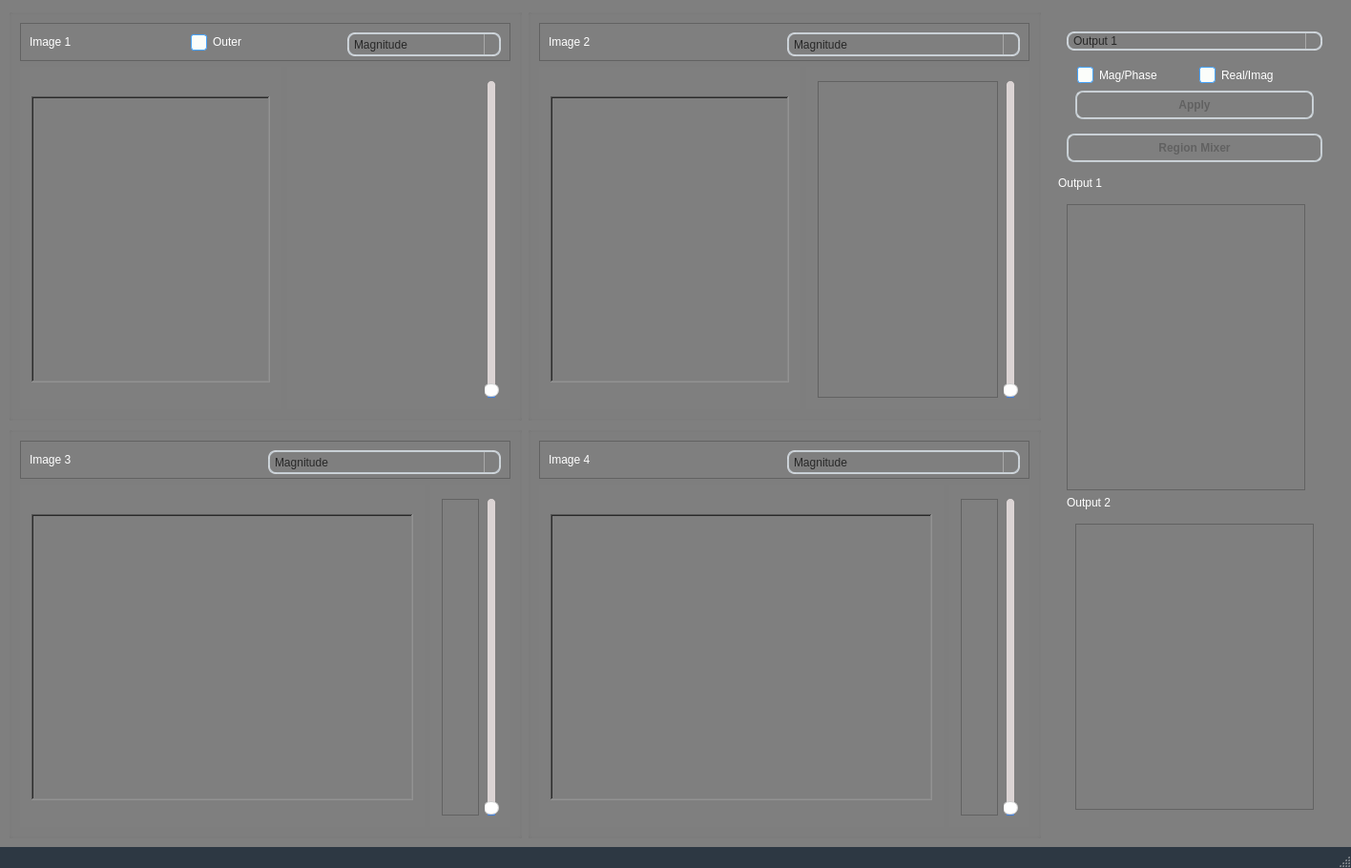
<?xml version="1.0" encoding="UTF-8"?>
<ui version="4.0">
 <class>MainWindow</class>
 <widget class="QMainWindow" name="MainWindow">
  <property name="geometry">
   <rect>
    <x>0</x>
    <y>0</y>
    <width>1116</width>
    <height>716</height>
   </rect>
  </property>
  <property name="windowTitle">
   <string>MainWindow</string>
  </property>
  <property name="styleSheet">
   <string notr="true">
QMainWindow {
    background-color:#2d3843;
}
QPushButton, QToolButton, QCommandLinkButton{
    padding: 0 5px 0 5px;
    border-style: solid;
    border-top-color: qlineargradient(spread:pad, x1:0, y1:0, x2:0, y2:1, stop:0 #c1c9cf, stop:1 #d2d8dd);
    border-right-color: qlineargradient(spread:pad, x1:1, y1:0, x2:0, y2:0, stop:0 #c1c9cf, stop:1 #d2d8dd);
    border-bottom-color: qlineargradient(spread:pad, x1:0, y1:1, x2:0, y2:0, stop:0 #c1c9cf, stop:1 #d2d8dd);
    border-left-color: qlineargradient(spread:pad, x1:0, y1:0, x2:1, y2:0, stop:0 #c1c9cf, stop:1 #d2d8dd);
    border-width: 2px;
    border-radius: 8px;
    color: #616161;
    font-weight: bold;
    background-color: qlineargradient(spread:pad, x1:0.5, y1:0, x2:0.5, y2:1, stop:0 #fbfdfd, stop:0.5 #ffffff, stop:1 #fbfdfd);
}
QPushButton::default, QToolButton::default, QCommandLinkButton::default{
    border: 2px solid transparent;
    color: #FFFFFF;
    background-color: qlineargradient(spread:pad, x1:0.5, y1:0, x2:0.5, y2:1, stop:0 #84afe5, stop:1 #1168e4);
}
QPushButton:hover, QToolButton:hover, QCommandLinkButton:hover{
    color: #3d3d3d;
}
QPushButton:pressed, QToolButton:pressed, QCommandLinkButton:pressed{
    color: #aeaeae;
    background-color: qlineargradient(spread:pad, x1:0.5, y1:0, x2:0.5, y2:1, stop:0 #ffffff, stop:0.5 #fbfdfd, stop:1 #ffffff);
}
QPushButton:disabled, QToolButton:disabled, QCommandLinkButton:disabled{
    color: #616161;
    background-color: qlineargradient(spread:pad, x1:0.5, y1:0, x2:0.5, y2:1, stop:0 #dce7eb, stop:0.5 #e0e8eb, stop:1 #dee7ec);
}
QLineEdit, QTextEdit, QPlainTextEdit, QSpinBox, QDoubleSpinBox, QTimeEdit, QDateEdit, QDateTimeEdit {
    border-width: 2px;
    border-radius: 8px;
    border-style: solid;
    border-top-color: qlineargradient(spread:pad, x1:0.5, y1:1, x2:0.5, y2:0, stop:0 #c1c9cf, stop:1 #d2d8dd);
    border-right-color: qlineargradient(spread:pad, x1:0, y1:0, x2:1, y2:0, stop:0 #c1c9cf, stop:1 #d2d8dd);
    border-bottom-color: qlineargradient(spread:pad, x1:0.5, y1:0, x2:0.5, y2:1, stop:0 #c1c9cf, stop:1 #d2d8dd);
    border-left-color: qlineargradient(spread:pad, x1:1, y1:0, x2:0, y2:0, stop:0 #c1c9cf, stop:1 #d2d8dd);
    background-color: #f4f4f4;
    color: #3d3d3d;
}
QLineEdit:focus, QTextEdit:focus, QPlainTextEdit:focus, QSpinBox:focus, QDoubleSpinBox:focus, QTimeEdit:focus, QDateEdit:focus, QDateTimeEdit:focus {
    border-width: 2px;
    border-radius: 8px;
    border-style: solid;
    border-top-color: qlineargradient(spread:pad, x1:0.5, y1:1, x2:0.5, y2:0, stop:0 #85b7e3, stop:1 #9ec1db);
    border-right-color: qlineargradient(spread:pad, x1:0, y1:0, x2:1, y2:0, stop:0 #85b7e3, stop:1 #9ec1db);
    border-bottom-color: qlineargradient(spread:pad, x1:0.5, y1:0, x2:0.5, y2:1, stop:0 #85b7e3, stop:1 #9ec1db);
    border-left-color: qlineargradient(spread:pad, x1:1, y1:0, x2:0, y2:0, stop:0 #85b7e3, stop:1 #9ec1db);
    background-color: #f4f4f4;
    color: #3d3d3d;
}
QLineEdit:disabled, QTextEdit:disabled, QPlainTextEdit:disabled, QSpinBox:disabled, QDoubleSpinBox:disabled, QTimeEdit:disabled, QDateEdit:disabled, QDateTimeEdit:disabled {
    color: #b9b9b9;
}
QSpinBox::up-button, QDoubleSpinBox::up-button, QTimeEdit::up-button, QDateEdit::up-button, QDateTimeEdit::up-button {
    subcontrol-origin: padding;
    subcontrol-position: top right;
    width: 15px;
    color: #272727;
    border-left-width: 1px;
    border-left-color: darkgray;
    border-left-style: solid;
    border-top-right-radius: 3px;
    padding: 3px;
}
QSpinBox::down-button, QDoubleSpinBox::down-button, QTimeEdit::down-button, QDateEdit::down-button, QDateTimeEdit::down-button {
    subcontrol-origin: padding;
    subcontrol-position: bottom right;
    width: 15px;
    color: #272727;
    border-left-width: 1px;
    border-left-color: darkgray;
    border-left-style: solid;
    border-bottom-right-radius: 3px;
    padding: 3px;
}
QSpinBox::up-button:pressed, QDoubleSpinBox::up-button:pressed, QTimeEdit::up-button:pressed, QDateEdit::up-button:pressed, QDateTimeEdit::up-button:pressed {
    color: #aeaeae;
    background-color: qlineargradient(spread:pad, x1:0.5, y1:0, x2:0.5, y2:1, stop:0 #ffffff, stop:0.5 #fbfdfd, stop:1 #ffffff);
}
QSpinBox::down-button:pressed, QDoubleSpinBox::down-button:pressed, QTimeEdit::down-button:pressed, QDateEdit::down-button:pressed, QDateTimeEdit::down-button:pressed {
    color: #aeaeae;
    background-color: qlineargradient(spread:pad, x1:0.5, y1:0, x2:0.5, y2:1, stop:0 #ffffff, stop:0.5 #fbfdfd, stop:1 #ffffff);
}
QSpinBox::up-button:hover, QDoubleSpinBox::up-button:hover, QTimeEdit::up-button:hover, QDateEdit::up-button:hover, QDateTimeEdit::up-button:hover {
    color: #FFFFFF;
    border-top-right-radius: 5px;
    background-color: qlineargradient(spread:pad, x1:0.5, y1:0, x2:0.5, y2:1, stop:0 #84afe5, stop:1 #1168e4);
    
}
QSpinBox::down-button:hover, QDoubleSpinBox::down-button:hover, QTimeEdit::down-button:hover, QDateEdit::down-button:hover, QDateTimeEdit::down-button:hover {
    color: #FFFFFF;
    border-bottom-right-radius: 5px;
    background-color: qlineargradient(spread:pad, x1:0.5, y1:0, x2:0.5, y2:1, stop:0 #84afe5, stop:1 #1168e4);
}
QSpinBox::up-arrow, QDoubleSpinBox::up-arrow, QTimeEdit::up-arrow, QDateEdit::up-arrow, QDateTimeEdit::up-arrow {
    image: url(/usr/share/icons/Adwaita/16x16/actions/go-up-symbolic.symbolic.png);
}
QSpinBox::down-arrow, QDoubleSpinBox::down-arrow, QTimeEdit::down-arrow, QDateEdit::down-arrow, QDateTimeEdit::down-arrow {
    image: url(/usr/share/icons/Adwaita/16x16/actions/go-down-symbolic.symbolic.png);
}
QProgressBar {
    max-height: 8px;
    text-align: center;
    font: italic bold 11px;
    color: #3d3d3d;
    border: 1px solid transparent;
    border-radius:4px;
    background-color: qlineargradient(spread:pad, x1:0, y1:0, x2:0, y2:1, stop:0 #ddd5d5, stop:0.5 #dad3d3, stop:1 #ddd5d5);
}
QProgressBar::chunk {
    background-color: qlineargradient(spread:pad, x1:0, y1:0, x2:0, y2:1, stop:0 #467dd1, stop:0.5 #3b88fc, stop:1 #467dd1);
    border-radius: 4px;
}
QProgressBar:disabled {
    color: #616161;
}
QProgressBar::chunk:disabled {
    background-color: #aeaeae;
}
QSlider::groove {
    border: 1px solid #bbbbbb;
    background-color: #52595d;
    border-radius: 4px;
}
QSlider::groove:horizontal {
    height: 6px;
}
QSlider::groove:vertical {
    width: 6px;
}
QSlider::handle:horizontal {
    background: #ffffff;
    border-style: solid;
    border-width: 1px;
    border-color: rgb(207,207,207);
    width: 12px;
    margin: -5px 0;
    border-radius: 7px;
}
QSlider::handle:vertical {
    background: #ffffff;
    border-style: solid;
    border-width: 1px;
    border-color: rgb(207,207,207);
    height: 12px;
    margin: 0 -5px;
    border-radius: 7px;
}
QSlider::add-page, QSlider::sub-page {
    border: 1px transparent;
    background-color: #52595d;
    border-radius: 4px;
}
QSlider::add-page:horizontal {
    background: qlineargradient(spread:pad, x1:0, y1:0, x2:0, y2:1, stop:0 #ddd5d5, stop:0.5 #dad3d3, stop:1 #ddd5d5);
}
QSlider::sub-page:horizontal {
    background-color: qlineargradient(spread:pad, x1:0, y1:0, x2:1, y2:0, stop:0 #467dd1, stop:0.5 #3b88fc, stop:1 #467dd1);
}
QSlider::add-page:vertical {
    background-color: qlineargradient(spread:pad, x1:0, y1:0, x2:0, y2:1, stop:0 #467dd1, stop:0.5 #3b88fc, stop:1 #467dd1);
}
QSlider::sub-page:vertical {
    background: qlineargradient(spread:pad, x1:0, y1:0, x2:1, y2:0, stop:0 #ddd5d5, stop:0.5 #dad3d3, stop:1 #ddd5d5);
}
QSlider::add-page:horizontal:disabled, QSlider::sub-page:horizontal:disabled, QSlider::add-page:vertical:disabled, QSlider::sub-page:vertical:disabled {
    background: #b9b9b9;
}
QComboBox, QFontComboBox {
    border-width: 2px;
    border-radius: 8px;
    border-style: solid;
    border-top-color: qlineargradient(spread:pad, x1:0.5, y1:1, x2:0.5, y2:0, stop:0 #c1c9cf, stop:1 #d2d8dd);
    border-right-color: qlineargradient(spread:pad, x1:0, y1:0, x2:1, y2:0, stop:0 #c1c9cf, stop:1 #d2d8dd);
    border-bottom-color: qlineargradient(spread:pad, x1:0.5, y1:0, x2:0.5, y2:1, stop:0 #c1c9cf, stop:1 #d2d8dd);
    border-left-color: qlineargradient(spread:pad, x1:1, y1:0, x2:0, y2:0, stop:0 #c1c9cf, stop:1 #d2d8dd);
    background-color: #f4f4f4;
    color: #272727;
    padding-left: 5px;
}
QComboBox:editable, QComboBox:!editable, QComboBox::drop-down:editable, QComboBox:!editable:on, QComboBox::drop-down:editable:on {
    background: #ffff;
}
QComboBox::drop-down {
    subcontrol-origin: padding;
    subcontrol-position: top right;
    width: 15px;
    color: #272727;
    border-left-width: 1px;
    border-left-color: darkgray;
    border-left-style: solid;
    border-top-right-radius: 3px;
    border-bottom-right-radius: 3px;
}
QComboBox::down-arrow {
    image: url(/usr/share/icons/Adwaita/16x16/actions/go-down-symbolic.symbolic.png); /*Adawaita icon thene*/
}

QComboBox::down-arrow:on {
    top: 1px;
    left: 1px;
}
QComboBox QAbstractItemView {
    border: 1px solid darkgray;
    border-radius: 8px;
    selection-background-color: #dadada;
    selection-color: #272727;
    color: #272727;
    background: white;
}
QLabel, QCheckBox, QRadioButton {
    color: white;
}
QCheckBox {
    padding: 2px;
}
QCheckBox:disabled, QRadioButton:disabled {
    color: #808086;
    padding: 2px;
}

QCheckBox:hover {
    border-radius:4px;
    border-style:solid;
    padding-left: 1px;
    padding-right: 1px;
    padding-bottom: 1px;
    padding-top: 1px;
    border-width:1px;
    border-color: transparent;
}
QCheckBox::indicator:checked {
    image: url(/usr/share/icons/Adwaita/16x16/actions/object-select-symbolic.symbolic.png);
    height: 15px;
    width: 15px;
    border-style:solid;
    border-width: 1px;
    border-color: #48a5fd;
    color: #ffffff;
    border-radius: 3px;
    background-color: qlineargradient(spread:pad, x1:0, y1:0, x2:0, y2:1, stop:0 #48a5fd, stop:0.5 #329cfb, stop:1 #48a5fd);
}
QCheckBox::indicator:unchecked {
    
    height: 15px;
    width: 15px;
    border-style:solid;
    border-width: 1px;
    border-color: #48a5fd;
    border-radius: 3px;
    background-color: #fbfdfa;
}
QLCDNumber {
    color: #616161;;
}
QMenuBar {
    background-color: #ececec;
}
QMenuBar::item {
    color: #616161;
    spacing: 3px;
    padding: 1px 4px;
    background-color: #ececec;
}

QMenuBar::item:selected {
    background-color: #dadada;
    color: #3d3d3d;
}
QMenu {
    background-color: #ececec;
}
QMenu::item:selected {
    background-color: #dadada;
    color: #3d3d3d;
}
QMenu::item {
    color: #616161;;
    background-color: #e0e0e0;
}
QTabWidget {
    color:rgb(0,0,0);
    background-color:#000000;
}
QTabWidget::pane {
    border-color: #050a0e;
    background-color: #e0e0e0;
    border-width: 1px;
    border-radius: 4px;
    position: absolute;
    top: -0.5em;
    padding-top: 0.5em;
}

QTabWidget::tab-bar {
    alignment: center;
}

QTabBar::tab {
    border-bottom: 1px solid #c0c0c0;
    padding: 3px;
    color: #272727;
    background-color: #fefefc;
    margin-left:0px;
}
QTabBar::tab:!last {
    border-right: 1px solid;
    border-right-color: #c0c0c0;
    border-bottom-color: #c0c0c0;
}
QTabBar::tab:first {
    border-top-left-radius: 4px;
    border-bottom-left-radius: 4px;
}
QTabBar::tab:last {
    border-top-right-radius: 4px;
    border-bottom-right-radius: 4px;
}
QTabBar::tab:selected, QTabBar::tab:last:selected, QTabBar::tab:hover {
    color: #FFFFFF;
    background-color: qlineargradient(spread:pad, x1:0.5, y1:0, x2:0.5, y2:1, stop:0 #34455e, stop:1 #34455e);
}
QRadioButton::indicator {
    height: 14px;
    width: 14px;
    border-style:solid;
    border-radius:7px;
    border-width: 1px;
}
QRadioButton::indicator:checked {
    border-color: #48a5fd;
    background-color: qradialgradient(cx:0.5, cy:0.5, radius:0.4,fx:0.5, fy:0.5, stop:0 #ffffff, stop:0.5 #ffffff, stop:0.6 #48a5fd, stop:1 #48a5fd);
}
QRadioButton::indicator:!checked {
    border-color: #a9b7c6;
    background-color: #fbfdfa;
}
QStatusBar {
    color:#027f7f;
}

QDial {
    background: #16a085;
}

QToolBox {
    color: #a9b7c6;
    background-color: #222b2e;
}
QToolBox::tab {
    color: #a9b7c6;
    background-color:#222b2e;
}
QToolBox::tab:selected {
    color: #FFFFFF;
    background-color:#222b2e;
}
QScrollArea {
    color: #FFFFFF;
    background-color:#222b2e;
}

QScrollBar:horizontal {
	max-height: 10px;
	border: 1px transparent grey;
	margin: 0px 20px 0px 20px;
	background: transparent;
}
QScrollBar:vertical {
	max-width: 10px;
	border: 1px transparent grey;
	margin: 20px 0px 20px 0px;
	background: transparent;
}
QScrollBar::handle:vertical, QScrollBar::handle:horizontal {
	background: #52595d;
	border-style: transparent;
	border-radius: 4px;
	min-height: 25px;
}
QScrollBar::handle:horizontal:hover, QScrollBar::handle:vertical:hover {
	background: qlineargradient(spread:pad, x1:0, y1:0, x2:1, y2:0, stop:0 #467dd1, stop:0.5 #3b88fc, stop:1 #467dd1);
}
QScrollBar::add-line, QScrollBar::sub-line {
    border: 2px transparent grey;
    border-radius: 4px;
    subcontrol-origin: margin;
    background: #b9b9b9;
}
QScrollBar::add-line:horizontal {
    width: 20px;
    subcontrol-position: right;
}
QScrollBar::add-line:vertical {
    height: 20px;
    subcontrol-position: bottom;
}
QScrollBar::sub-line:horizontal {
    width: 20px;
    subcontrol-position: left;
}
QScrollBar::sub-line:vertical {
    height: 20px;
    subcontrol-position: top;
}
QScrollBar::add-line:vertical:pressed, QScrollBar::add-line:horizontal:pressed, QScrollBar::sub-line:horizontal:pressed, QScrollBar::sub-line:vertical:pressed {
    background: qlineargradient(spread:pad, x1:0, y1:0, x2:1, y2:0, stop:0 #467dd1, stop:0.5 #3b88fc, stop:1 #467dd1);
}
QScrollBar::add-page:horizontal, QScrollBar::sub-page:horizontal, QScrollBar::add-page:vertical, QScrollBar::sub-page:vertical {
    background: none;
}
QScrollBar::up-arrow:vertical {
    image: url(/usr/share/icons/Adwaita/16x16/actions/go-up-symbolic.symbolic.png);
}
QScrollBar::down-arrow:vertical {
    image: url(/usr/share/icons/Adwaita/16x16/actions/go-down-symbolic.symbolic.png);
}
QScrollBar::left-arrow:horizontal {
    image: url(/usr/share/icons/Adwaita/16x16/actions/go-previous-symbolic.symbolic.png);
}
QScrollBar::right-arrow:horizontal {
    image: url(/usr/share/icons/Adwaita/16x16/actions/go-next-symbolic.symbolic.png);
}
</string>
  </property>
  <widget class="QWidget" name="centralwidget">
   <property name="styleSheet">
    <string notr="true">background-color: rgb(127, 127, 127);</string>
   </property>
   <layout class="QGridLayout" name="gridLayout_15">
    <item row="0" column="0">
     <layout class="QGridLayout" name="gridLayout_14">
      <item row="0" column="0">
       <layout class="QGridLayout" name="gridLayout_13">
        <item row="0" column="1">
         <widget class="QGroupBox" name="groupBox_24">
          <property name="title">
           <string/>
          </property>
          <layout class="QGridLayout" name="gridLayout_35">
           <item row="0" column="0">
            <layout class="QVBoxLayout" name="verticalLayout_5">
             <item>
              <widget class="QFrame" name="frame_11">
               <property name="minimumSize">
                <size>
                 <width>0</width>
                 <height>40</height>
                </size>
               </property>
               <property name="maximumSize">
                <size>
                 <width>16777215</width>
                 <height>40</height>
                </size>
               </property>
               <property name="frameShape">
                <enum>QFrame::StyledPanel</enum>
               </property>
               <property name="frameShadow">
                <enum>QFrame::Raised</enum>
               </property>
               <layout class="QGridLayout" name="gridLayout_36">
                <item row="0" column="0">
                 <widget class="QLabel" name="label_31">
                  <property name="text">
                   <string>Image 2</string>
                  </property>
                 </widget>
                </item>
                <item row="0" column="1">
                 <widget class="QComboBox" name="comboBox_11">
                  <property name="minimumSize">
                   <size>
                    <width>0</width>
                    <height>25</height>
                   </size>
                  </property>
                  <property name="maximumSize">
                   <size>
                    <width>16777215</width>
                    <height>25</height>
                   </size>
                  </property>
                  <item>
                   <property name="text">
                    <string>Magnitude</string>
                   </property>
                  </item>
                  <item>
                   <property name="text">
                    <string>Phase</string>
                   </property>
                  </item>
                  <item>
                   <property name="text">
                    <string>Real</string>
                   </property>
                  </item>
                  <item>
                   <property name="text">
                    <string>Imaginary</string>
                   </property>
                  </item>
                 </widget>
                </item>
               </layout>
              </widget>
             </item>
             <item>
              <layout class="QHBoxLayout" name="horizontalLayout_11">
               <item>
                <widget class="QGroupBox" name="groupBox_25">
                 <property name="styleSheet">
                  <string notr="true">QGroupBox {
    border: none; /* or border: 0; */
}

QGroupBox::title {
    subcontrol-origin: margin;
    subcontrol-position: top left;
    padding: 0 5px; /* Optional padding for the title */
}

</string>
                 </property>
                 <property name="title">
                  <string/>
                 </property>
                 <layout class="QGridLayout" name="gridLayout_37">
                  <item row="0" column="0">
                   <widget class="QLabel" name="image2">
                    <property name="minimumSize">
                     <size>
                      <width>250</width>
                      <height>0</height>
                     </size>
                    </property>
                    <property name="maximumSize">
                     <size>
                      <width>450</width>
                      <height>300</height>
                     </size>
                    </property>
                    <property name="frameShape">
                     <enum>QFrame::WinPanel</enum>
                    </property>
                    <property name="frameShadow">
                     <enum>QFrame::Sunken</enum>
                    </property>
                    <property name="text">
                     <string/>
                    </property>
                    <property name="scaledContents">
                     <bool>true</bool>
                    </property>
                   </widget>
                  </item>
                 </layout>
                </widget>
               </item>
               <item>
                <widget class="QGroupBox" name="ft_component2">
                 <property name="styleSheet">
                  <string notr="true">QGroupBox {
    border: none; /* or border: 0; */
}

QGroupBox::title {
    subcontrol-origin: margin;
    subcontrol-position: top left;
    padding: 0 5px; /* Optional padding for the title */
}

</string>
                 </property>
                 <property name="title">
                  <string/>
                 </property>
                 <layout class="QGridLayout" name="gridLayout_10">
                  <item row="0" column="0">
                   <layout class="QHBoxLayout" name="horizontalLayout_7">
                    <item>
                     <widget class="QGraphicsView" name="ft_comp_2"/>
                    </item>
                    <item>
                     <widget class="QSlider" name="verticalSlider_3">
                      <property name="orientation">
                       <enum>Qt::Vertical</enum>
                      </property>
                     </widget>
                    </item>
                   </layout>
                  </item>
                 </layout>
                </widget>
               </item>
              </layout>
             </item>
            </layout>
           </item>
          </layout>
         </widget>
        </item>
        <item row="1" column="1">
         <widget class="QGroupBox" name="groupBox_19">
          <property name="title">
           <string/>
          </property>
          <layout class="QGridLayout" name="gridLayout_31">
           <item row="0" column="0">
            <layout class="QVBoxLayout" name="verticalLayout_4">
             <item>
              <widget class="QFrame" name="frame_10">
               <property name="minimumSize">
                <size>
                 <width>0</width>
                 <height>40</height>
                </size>
               </property>
               <property name="maximumSize">
                <size>
                 <width>16777215</width>
                 <height>40</height>
                </size>
               </property>
               <property name="frameShape">
                <enum>QFrame::StyledPanel</enum>
               </property>
               <property name="frameShadow">
                <enum>QFrame::Raised</enum>
               </property>
               <layout class="QGridLayout" name="gridLayout_32">
                <item row="0" column="1">
                 <widget class="QComboBox" name="comboBox_10">
                  <property name="minimumSize">
                   <size>
                    <width>0</width>
                    <height>25</height>
                   </size>
                  </property>
                  <property name="maximumSize">
                   <size>
                    <width>16777215</width>
                    <height>25</height>
                   </size>
                  </property>
                  <item>
                   <property name="text">
                    <string>Magnitude</string>
                   </property>
                  </item>
                  <item>
                   <property name="text">
                    <string>Phase</string>
                   </property>
                  </item>
                  <item>
                   <property name="text">
                    <string>Real</string>
                   </property>
                  </item>
                  <item>
                   <property name="text">
                    <string>Imaginary</string>
                   </property>
                  </item>
                 </widget>
                </item>
                <item row="0" column="0">
                 <widget class="QLabel" name="label_28">
                  <property name="text">
                   <string>Image 4</string>
                  </property>
                 </widget>
                </item>
               </layout>
              </widget>
             </item>
             <item>
              <layout class="QHBoxLayout" name="horizontalLayout_10">
               <item>
                <widget class="QGroupBox" name="groupBox_22">
                 <property name="styleSheet">
                  <string notr="true">QGroupBox {
    border: none; /* or border: 0; */
}

QGroupBox::title {
    subcontrol-origin: margin;
    subcontrol-position: top left;
    padding: 0 5px; /* Optional padding for the title */
}

</string>
                 </property>
                 <property name="title">
                  <string/>
                 </property>
                 <layout class="QGridLayout" name="gridLayout_33">
                  <item row="0" column="0">
                   <widget class="QLabel" name="image4">
                    <property name="minimumSize">
                     <size>
                      <width>400</width>
                      <height>0</height>
                     </size>
                    </property>
                    <property name="maximumSize">
                     <size>
                      <width>450</width>
                      <height>300</height>
                     </size>
                    </property>
                    <property name="frameShape">
                     <enum>QFrame::WinPanel</enum>
                    </property>
                    <property name="frameShadow">
                     <enum>QFrame::Sunken</enum>
                    </property>
                    <property name="text">
                     <string/>
                    </property>
                    <property name="scaledContents">
                     <bool>true</bool>
                    </property>
                   </widget>
                  </item>
                 </layout>
                </widget>
               </item>
               <item>
                <widget class="QGroupBox" name="groupBox_23">
                 <property name="styleSheet">
                  <string notr="true">QGroupBox {
    border: none; /* or border: 0; */
}

QGroupBox::title {
    subcontrol-origin: margin;
    subcontrol-position: top left;
    padding: 0 5px; /* Optional padding for the title */
}

</string>
                 </property>
                 <property name="title">
                  <string/>
                 </property>
                 <layout class="QGridLayout" name="gridLayout_11">
                  <item row="0" column="0">
                   <layout class="QHBoxLayout" name="horizontalLayout_9">
                    <item>
                     <widget class="QGraphicsView" name="ft_comp_4"/>
                    </item>
                    <item>
                     <widget class="QSlider" name="verticalSlider_4">
                      <property name="orientation">
                       <enum>Qt::Vertical</enum>
                      </property>
                     </widget>
                    </item>
                   </layout>
                  </item>
                 </layout>
                </widget>
               </item>
              </layout>
             </item>
            </layout>
           </item>
          </layout>
         </widget>
        </item>
        <item row="1" column="0">
         <widget class="QGroupBox" name="groupBox_4">
          <property name="title">
           <string/>
          </property>
          <layout class="QGridLayout" name="gridLayout_23">
           <item row="0" column="0">
            <layout class="QVBoxLayout" name="verticalLayout_2">
             <item>
              <widget class="QFrame" name="frame_8">
               <property name="minimumSize">
                <size>
                 <width>0</width>
                 <height>40</height>
                </size>
               </property>
               <property name="maximumSize">
                <size>
                 <width>16777215</width>
                 <height>40</height>
                </size>
               </property>
               <property name="frameShape">
                <enum>QFrame::StyledPanel</enum>
               </property>
               <property name="frameShadow">
                <enum>QFrame::Raised</enum>
               </property>
               <layout class="QGridLayout" name="gridLayout_24">
                <item row="0" column="1">
                 <widget class="QComboBox" name="comboBox_8">
                  <property name="minimumSize">
                   <size>
                    <width>0</width>
                    <height>25</height>
                   </size>
                  </property>
                  <property name="maximumSize">
                   <size>
                    <width>16777215</width>
                    <height>25</height>
                   </size>
                  </property>
                  <item>
                   <property name="text">
                    <string>Magnitude</string>
                   </property>
                  </item>
                  <item>
                   <property name="text">
                    <string>Phase</string>
                   </property>
                  </item>
                  <item>
                   <property name="text">
                    <string>Real</string>
                   </property>
                  </item>
                  <item>
                   <property name="text">
                    <string>Imaginary</string>
                   </property>
                  </item>
                 </widget>
                </item>
                <item row="0" column="0">
                 <widget class="QLabel" name="label_22">
                  <property name="text">
                   <string>Image 3</string>
                  </property>
                 </widget>
                </item>
               </layout>
              </widget>
             </item>
             <item>
              <layout class="QHBoxLayout" name="horizontalLayout_8">
               <item>
                <widget class="QGroupBox" name="groupBox_13">
                 <property name="styleSheet">
                  <string notr="true">QGroupBox {
    border: none; /* or border: 0; */
}

QGroupBox::title {
    subcontrol-origin: margin;
    subcontrol-position: top left;
    padding: 0 5px; /* Optional padding for the title */
}

</string>
                 </property>
                 <property name="title">
                  <string/>
                 </property>
                 <layout class="QGridLayout" name="gridLayout_25">
                  <item row="0" column="0">
                   <widget class="QLabel" name="image3">
                    <property name="minimumSize">
                     <size>
                      <width>400</width>
                      <height>0</height>
                     </size>
                    </property>
                    <property name="maximumSize">
                     <size>
                      <width>450</width>
                      <height>300</height>
                     </size>
                    </property>
                    <property name="frameShape">
                     <enum>QFrame::WinPanel</enum>
                    </property>
                    <property name="frameShadow">
                     <enum>QFrame::Sunken</enum>
                    </property>
                    <property name="text">
                     <string/>
                    </property>
                    <property name="scaledContents">
                     <bool>true</bool>
                    </property>
                   </widget>
                  </item>
                 </layout>
                </widget>
               </item>
               <item>
                <widget class="QGroupBox" name="groupBox_16">
                 <property name="styleSheet">
                  <string notr="true">QGroupBox {
    border: none; /* or border: 0; */
}

QGroupBox::title {
    subcontrol-origin: margin;
    subcontrol-position: top left;
    padding: 0 5px; /* Optional padding for the title */
}

</string>
                 </property>
                 <property name="title">
                  <string/>
                 </property>
                 <layout class="QGridLayout" name="gridLayout_3">
                  <item row="0" column="0">
                   <layout class="QHBoxLayout" name="horizontalLayout_6">
                    <item>
                     <widget class="QGraphicsView" name="ft_comp_3"/>
                    </item>
                    <item>
                     <widget class="QSlider" name="verticalSlider_2">
                      <property name="orientation">
                       <enum>Qt::Vertical</enum>
                      </property>
                     </widget>
                    </item>
                   </layout>
                  </item>
                 </layout>
                </widget>
               </item>
              </layout>
             </item>
            </layout>
           </item>
          </layout>
         </widget>
        </item>
        <item row="0" column="0">
         <widget class="QGroupBox" name="groupBox_3">
          <property name="title">
           <string/>
          </property>
          <layout class="QGridLayout" name="gridLayout_22">
           <item row="0" column="0">
            <layout class="QVBoxLayout" name="verticalLayout">
             <item>
              <widget class="QFrame" name="frame">
               <property name="minimumSize">
                <size>
                 <width>0</width>
                 <height>40</height>
                </size>
               </property>
               <property name="maximumSize">
                <size>
                 <width>16777215</width>
                 <height>40</height>
                </size>
               </property>
               <property name="frameShape">
                <enum>QFrame::StyledPanel</enum>
               </property>
               <property name="frameShadow">
                <enum>QFrame::Raised</enum>
               </property>
               <layout class="QGridLayout" name="gridLayout">
                <item row="0" column="2">
                 <widget class="QComboBox" name="comboBox">
                  <property name="minimumSize">
                   <size>
                    <width>0</width>
                    <height>25</height>
                   </size>
                  </property>
                  <property name="maximumSize">
                   <size>
                    <width>16777215</width>
                    <height>25</height>
                   </size>
                  </property>
                  <item>
                   <property name="text">
                    <string>Magnitude</string>
                   </property>
                  </item>
                  <item>
                   <property name="text">
                    <string>Phase</string>
                   </property>
                  </item>
                  <item>
                   <property name="text">
                    <string>Real</string>
                   </property>
                  </item>
                  <item>
                   <property name="text">
                    <string>Imaginary</string>
                   </property>
                  </item>
                 </widget>
                </item>
                <item row="0" column="0">
                 <widget class="QLabel" name="label_3">
                  <property name="text">
                   <string>Image 1</string>
                  </property>
                 </widget>
                </item>
                <item row="0" column="1">
                 <widget class="QCheckBox" name="outer_checkbox_1">
                  <property name="text">
                   <string>Outer</string>
                  </property>
                 </widget>
                </item>
               </layout>
              </widget>
             </item>
             <item>
              <layout class="QHBoxLayout" name="horizontalLayout">
               <item>
                <widget class="QGroupBox" name="groupBox">
                 <property name="styleSheet">
                  <string notr="true">QGroupBox {
    border: none; /* or border: 0; */
}

QGroupBox::title {
    subcontrol-origin: margin;
    subcontrol-position: top left;
    padding: 0 5px; /* Optional padding for the title */
}

</string>
                 </property>
                 <property name="title">
                  <string/>
                 </property>
                 <layout class="QGridLayout" name="gridLayout_2">
                  <item row="0" column="0">
                   <widget class="QLabel" name="image1">
                    <property name="minimumSize">
                     <size>
                      <width>250</width>
                      <height>0</height>
                     </size>
                    </property>
                    <property name="maximumSize">
                     <size>
                      <width>250</width>
                      <height>300</height>
                     </size>
                    </property>
                    <property name="frameShape">
                     <enum>QFrame::WinPanel</enum>
                    </property>
                    <property name="frameShadow">
                     <enum>QFrame::Sunken</enum>
                    </property>
                    <property name="text">
                     <string/>
                    </property>
                    <property name="scaledContents">
                     <bool>true</bool>
                    </property>
                   </widget>
                  </item>
                 </layout>
                </widget>
               </item>
               <item>
                <widget class="QGroupBox" name="groupBox_2">
                 <property name="styleSheet">
                  <string notr="true">QGroupBox {
    border: none; /* or border: 0; */
}

QGroupBox::title {
    subcontrol-origin: margin;
    subcontrol-position: top left;
    padding: 0 5px; /* Optional padding for the title */
}

</string>
                 </property>
                 <property name="title">
                  <string/>
                 </property>
                 <layout class="QGridLayout" name="gridLayout_16">
                  <item row="0" column="0">
                   <layout class="QHBoxLayout" name="horizontalLayout_5">
                    <item>
                     <widget class="QGraphicsView" name="ft_comp_1">
                      <property name="frameShape">
                       <enum>QFrame::NoFrame</enum>
                      </property>
                      <property name="frameShadow">
                       <enum>QFrame::Sunken</enum>
                      </property>
                      <property name="sizeAdjustPolicy">
                       <enum>QAbstractScrollArea::AdjustToContentsOnFirstShow</enum>
                      </property>
                      <property name="interactive">
                       <bool>true</bool>
                      </property>
                     </widget>
                    </item>
                    <item>
                     <widget class="QSlider" name="verticalSlider">
                      <property name="orientation">
                       <enum>Qt::Vertical</enum>
                      </property>
                     </widget>
                    </item>
                   </layout>
                  </item>
                 </layout>
                </widget>
               </item>
              </layout>
             </item>
            </layout>
           </item>
          </layout>
         </widget>
        </item>
       </layout>
      </item>
     </layout>
    </item>
    <item row="0" column="1">
     <layout class="QVBoxLayout" name="verticalLayout_3">
      <item>
       <widget class="QGroupBox" name="groupBox_7">
        <property name="styleSheet">
         <string notr="true">QGroupBox {
    border: none; /* or border: 0; */
}

QGroupBox::title {
    subcontrol-origin: margin;
    subcontrol-position: top left;
    padding: 0 5px; /* Optional padding for the title */
}

</string>
        </property>
        <property name="title">
         <string/>
        </property>
        <layout class="QGridLayout" name="gridLayout_9">
         <item row="1" column="0">
          <layout class="QHBoxLayout" name="horizontalLayout_2">
           <item>
            <layout class="QGridLayout" name="gridLayout_7">
             <item row="0" column="0">
              <widget class="QLabel" name="label_4">
               <property name="maximumSize">
                <size>
                 <width>16777215</width>
                 <height>25</height>
                </size>
               </property>
               <property name="text">
                <string>Output 1</string>
               </property>
              </widget>
             </item>
             <item row="1" column="0">
              <widget class="QGroupBox" name="groupBox_5">
               <property name="title">
                <string/>
               </property>
               <layout class="QGridLayout" name="gridLayout_5">
                <item row="0" column="0">
                 <widget class="QGraphicsView" name="output1">
                  <property name="minimumSize">
                   <size>
                    <width>250</width>
                    <height>300</height>
                   </size>
                  </property>
                  <property name="maximumSize">
                   <size>
                    <width>250</width>
                    <height>400</height>
                   </size>
                  </property>
                 </widget>
                </item>
                <item row="1" column="0">
                 <layout class="QGridLayout" name="gridLayout_8">
                  <item row="0" column="0">
                   <widget class="QLabel" name="label_5">
                    <property name="maximumSize">
                     <size>
                      <width>16777215</width>
                      <height>25</height>
                     </size>
                    </property>
                    <property name="text">
                     <string>Output 2</string>
                    </property>
                   </widget>
                  </item>
                  <item row="1" column="0">
                   <widget class="QGroupBox" name="groupBox_6">
                    <property name="title">
                     <string/>
                    </property>
                    <layout class="QGridLayout" name="gridLayout_6">
                     <item row="0" column="0">
                      <widget class="QGraphicsView" name="output2">
                       <property name="minimumSize">
                        <size>
                         <width>250</width>
                         <height>300</height>
                        </size>
                       </property>
                       <property name="maximumSize">
                        <size>
                         <width>250</width>
                         <height>400</height>
                        </size>
                       </property>
                      </widget>
                     </item>
                    </layout>
                   </widget>
                  </item>
                 </layout>
                </item>
               </layout>
              </widget>
             </item>
            </layout>
           </item>
          </layout>
         </item>
         <item row="0" column="0">
          <widget class="QGroupBox" name="groupBox_8">
           <property name="sizePolicy">
            <sizepolicy hsizetype="Expanding" vsizetype="Preferred">
             <horstretch>0</horstretch>
             <verstretch>0</verstretch>
            </sizepolicy>
           </property>
           <property name="minimumSize">
            <size>
             <width>100</width>
             <height>0</height>
            </size>
           </property>
           <property name="maximumSize">
            <size>
             <width>300</width>
             <height>16777215</height>
            </size>
           </property>
           <property name="title">
            <string/>
           </property>
           <layout class="QGridLayout" name="gridLayout_4">
            <item row="1" column="0">
             <widget class="QGroupBox" name="groupBox_9">
              <property name="title">
               <string/>
              </property>
              <layout class="QGridLayout" name="gridLayout_12">
               <item row="1" column="0">
                <layout class="QVBoxLayout" name="verticalLayout_10">
                 <item>
                  <layout class="QHBoxLayout" name="horizontalLayout_4">
                   <item>
                    <widget class="QCheckBox" name="mag_phase_checkbox">
                     <property name="text">
                      <string>Mag/Phase</string>
                     </property>
                    </widget>
                   </item>
                   <item>
                    <widget class="QCheckBox" name="real_imag_checkbox">
                     <property name="text">
                      <string>Real/Imag</string>
                     </property>
                    </widget>
                   </item>
                  </layout>
                 </item>
                 <item>
                  <widget class="QPushButton" name="apply_btn">
                   <property name="minimumSize">
                    <size>
                     <width>0</width>
                     <height>30</height>
                    </size>
                   </property>
                   <property name="maximumSize">
                    <size>
                     <width>16777215</width>
                     <height>30</height>
                    </size>
                   </property>
                   <property name="text">
                    <string>Apply</string>
                   </property>
                  </widget>
                 </item>
                </layout>
               </item>
              </layout>
             </widget>
            </item>
            <item row="0" column="0">
             <widget class="QComboBox" name="mixer_output_combobox">
              <property name="sizePolicy">
               <sizepolicy hsizetype="Expanding" vsizetype="Fixed">
                <horstretch>0</horstretch>
                <verstretch>0</verstretch>
               </sizepolicy>
              </property>
              <item>
               <property name="text">
                <string>Output 1</string>
               </property>
              </item>
              <item>
               <property name="text">
                <string>Output 2</string>
               </property>
              </item>
             </widget>
            </item>
            <item row="2" column="0">
             <widget class="QPushButton" name="region_btn">
              <property name="minimumSize">
               <size>
                <width>0</width>
                <height>30</height>
               </size>
              </property>
              <property name="maximumSize">
               <size>
                <width>16777215</width>
                <height>30</height>
               </size>
              </property>
              <property name="text">
               <string>Region Mixer</string>
              </property>
             </widget>
            </item>
           </layout>
          </widget>
         </item>
        </layout>
       </widget>
      </item>
     </layout>
    </item>
   </layout>
  </widget>
  <widget class="QMenuBar" name="menubar">
   <property name="geometry">
    <rect>
     <x>0</x>
     <y>0</y>
     <width>1116</width>
     <height>17</height>
    </rect>
   </property>
  </widget>
  <widget class="QStatusBar" name="statusbar"/>
 </widget>
 <resources/>
 <connections/>
</ui>
